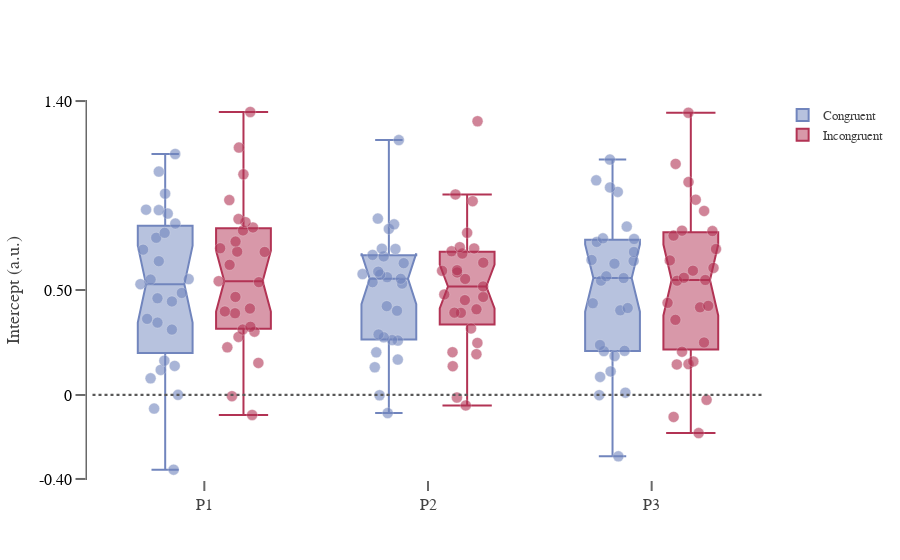

The code cell stored with this chart in its notebook:
### Markdown cell above
<font size="5"> _5D. Intercept._

### Code cell
fig = go.Figure()

data = log_regpre_orient_params
dat = log_regpre_orient_params.loc[(log_regpre_orient_params.pre_orient == 0),:]

fig.add_trace(go.Box(
    y=dat['intercept'], x=dat['nrep'], boxpoints='all',
    jitter=0.99, # add some jitter for a better separation between points
    pointpos=0,
        marker=dict(color='#3FBFAA',size=11,opacity=0.6,line=dict(color='#f2f2f2', width=.4)),
    notched=True, notchwidth=0.15,
    name='Congruent', # Stimuli followed by another pyshically similar
    marker_color='#7185bd'))

dat = log_regpre_orient_params.loc[(log_regpre_orient_params.pre_orient == 1),:]
fig.add_trace(go.Box(
    y=dat['intercept'], x=dat['nrep'], boxpoints='all', pointpos=0, jitter=0.99,
    whiskerwidth=0.9,
    marker=dict(
        color='#9F68E3', size=11, opacity=0.6, line=dict(color='#f2f2f2', width=.4) ),
    notched=True, notchwidth=0.15, 
    name='Incongruent', # Stimuli followed by another very different in orientation
    marker_color='#b23354'))

fig.update_layout(boxmode='group',)
fig.update_layout(template='plotly_white', xaxis=dict(showgrid=False),
    yaxis=dict(gridcolor='white'))

fig.update_xaxes(showline=False, linewidth=1.5, linecolor='#696969')
fig.update_yaxes(showline=True, linewidth=1.5, linecolor='#696969',
                 tickfont=dict(family='Balto, sans-serif', color='#000000', size=16))

fig.update_xaxes(tickvals = [0, 1, 2], ticktext=['P1', 'P2', 'P3'], 
                 tickangle=0, tickfont=dict(family='Balto, sans-serif', color='#424242', size=16))
fig.update_yaxes(tickvals= [-.40, 0.50, 1.4, 0], ticktext=['-0.40', '0.50', '1.40', '0', '0.80' ,'1.20', '1.40'])
fig.update_yaxes(ticks="outside", tickwidth=2, tickcolor='#696969', ticklen=10)
fig.update_xaxes(ticks="outside", tickwidth=2, tickcolor='#696969', ticklen=10)

fig.update_yaxes(showgrid=False)
fig.update_layout(
    yaxis_title="Intercept (a.u.)",
    font=dict(family="Balto, sans-serif",size=15, color= "#424242"))

fig.update_layout(
    legend=dict(traceorder="normal", font=dict(family="Balto, sans-serif",size=13,color="#424242")))

fig['layout']['yaxis'].update(range=[-.405, 1.405])
fig.update_yaxes(zeroline=False, zerolinewidth=0, zerolinecolor='Black')
fig.add_shape(type="line", xref="x", yref="y", x0=-0.5, y0=0, x1=2.5, y1=0, line=dict(
                color="#595858", width=2.2, dash="dot",))

fig.show()

### Figure 1 — Plotly figure (JSON) as saved in the notebook; plotly's stock layout.template omitted (floating-point values rounded to 4 significant figures)
{"data": [{"boxpoints": "all", "jitter": 0.99, "marker": {"color": "#7185bd", "line": {"color": "#f2f2f2", "width": 0.4}, "opacity": 0.6, "size": 11}, "name": "Congruent", "notched": true, "notchwidth": 0.15, "pointpos": 0, "type": "box", "x": [0, 1, 2, 0, 1, 2, 0, 1, 2, 0, 1, 2, 0, 1, 2, 0, 1, 2, 0, 1, 2, 0, 1, 2, 0, 1, 2, 0, 1, 2, 0, 1, 2, 0, 1, 2, 0, 1, 2, 0, 1, 2, 0, 1, 2, 0, 1, 2, 0, 1, 2, 0, 1, 2, 0, 1, 2, 0, 1, 2, 0, 1, 2, 0, 1, 2, 0, 1, 2, 0, 1, 2, 0, 1, 2, 0, 1, 2, 0, 1, 2], "y": [0.6372, 0.66, 0.6811, 0.8806, 0.5734, 0.5567, 0.4455, 0.5875, 0.6256, 0.3625, 0.2615, 0.2103, 0.07923, 0.1321, 0.01077, 0.9588, 0.84, 0.8021, 0.0005612, -0.001326, -0.0009176, 0.7723, 0.8127, 0.9673, 0.8641, 0.6277, 0.7289, 0.1633, 0.2593, 0.209, -0.06467, 0.2883, 0.1124, 0.5518, 0.5306, 0.4369, 0.6923, 0.6967, 0.6431, 0.3447, 0.4231, 0.403, 0.1193, 0.1686, 0.238, 0.7489, 0.5533, 0.5445, 1.064, 1.214, 1.121, 1.148, 0.7909, 1.022, 0.8826, 0.6672, 0.9885, 0.5498, 0.5371, 0.6382, 0.3114, 0.4011, 0.4141, 0.8166, 0.6953, 0.7429, 0.4858, 0.5759, 0.5652, 0.4605, 0.2029, 0.08616, -0.3559, -0.08624, -0.2923, 0.5279, 0.5607, 0.7459, 0.1385, 0.2746, 0.1857]}, {"boxpoints": "all", "jitter": 0.99, "marker": {"color": "#b23354", "line": {"color": "#f2f2f2", "width": 0.4}, "opacity": 0.6, "size": 11}, "name": "Incongruent", "notched": true, "notchwidth": 0.15, "pointpos": 0, "type": "box", "whiskerwidth": 0.9, "x": [0, 1, 2, 0, 1, 2, 0, 1, 2, 0, 1, 2, 0, 1, 2, 0, 1, 2, 0, 1, 2, 0, 1, 2, 0, 1, 2, 0, 1, 2, 0, 1, 2, 0, 1, 2, 0, 1, 2, 0, 1, 2, 0, 1, 2, 0, 1, 2, 0, 1, 2, 0, 1, 2, 0, 1, 2, 0, 1, 2, 0, 1, 2, 0, 1, 2, 0, 1, 2, 0, 1, 2, 0, 1, 2, 0, 1, 2, 0, 1, 2], "y": [0.6827, 0.6979, 0.6053, 0.838, 0.5526, 0.5919, 0.5423, 0.7726, 0.759, 0.4118, 0.1946, 0.2061, 0.2268, 0.2478, 0.147, 1.051, 0.9232, 0.7825, 0.1525, 0.1369, -0.02294, 0.7838, 0.5835, 0.5445, 0.6989, 0.5912, 0.6409, -0.005789, -0.0496, -0.1047, 0.3016, 0.3922, 0.1454, 0.3118, 0.2036, 0.1599, 0.6812, 0.6735, 0.5583, 0.4669, 0.4517, 0.4387, 0.2767, 0.3913, 0.4173, 0.7308, 0.6302, 0.6952, 1.348, 1.304, 1.344, 1.178, 0.7042, 1.101, 0.7978, 0.5943, 1.014, 0.8233, 0.6843, 0.7805, 0.325, 0.4668, 0.4244, 0.9283, 0.9554, 0.8764, 0.6199, 0.5167, 0.5476, 0.398, 0.4081, 0.2499, -0.09533, -0.01224, -0.1817, 0.5373, 0.4787, 0.9302, 0.3893, 0.3168, 0.3578]}], "layout": {"autosize": true, "boxmode": "group", "font": {"color": "#424242", "family": "Balto, sans-serif", "size": 15}, "legend": {"font": {"color": "#424242", "family": "Balto, sans-serif", "size": 13}, "traceorder": "normal"}, "shapes": [{"line": {"color": "#595858", "dash": "dot", "width": 2.2}, "type": "line", "x0": -0.5, "x1": 2.5, "xref": "x", "y0": 0, "y1": 0, "yref": "y"}], "xaxis": {"autorange": true, "linecolor": "#696969", "linewidth": 1.5, "range": [-0.5193, 2.519], "showgrid": false, "showline": false, "tickangle": 0, "tickcolor": "#696969", "tickfont": {"color": "#424242", "family": "Balto, sans-serif", "size": 16}, "ticklen": 10, "ticks": "outside", "ticktext": ["P1", "P2", "P3"], "tickvals": [0, 1, 2], "tickwidth": 2, "type": "linear"}, "yaxis": {"gridcolor": "white", "linecolor": "#696969", "linewidth": 1.5, "range": [-0.405, 1.405], "showgrid": false, "showline": true, "tickcolor": "#696969", "tickfont": {"color": "#000000", "family": "Balto, sans-serif", "size": 16}, "ticklen": 10, "ticks": "outside", "ticktext": ["-0.40", "0.50", "1.40", "0", "0.80", "1.20", "1.40"], "tickvals": [-0.4, 0.5, 1.4, 0], "tickwidth": 2, "title": {"text": "Intercept (a.u.)"}, "type": "linear", "zeroline": false, "zerolinecolor": "Black", "zerolinewidth": 0}}}
